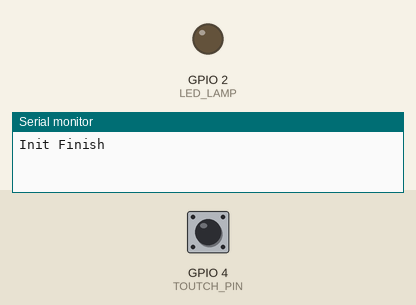
Simulated run of this program. Board: ESP32. Shown: output pins drawn as LEDs (lit = HIGH), the last lines printed to the serial monitor. The inputs (shaded band) are chosen by the test bench; at power-on: GPIO 4 (TOUTCH_PIN) HIGH.

Above: at 1.2 s.
1.3 s: GPIO 4 (TOUTCH_PIN) pulled LOW for 0.15 s
At 1.37 s:
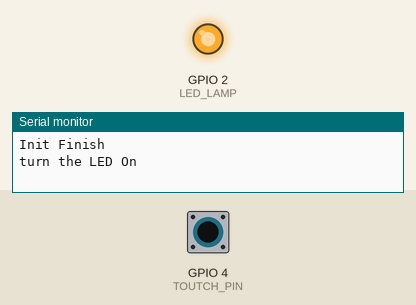
2.9 s: GPIO 4 (TOUTCH_PIN) pulled LOW for 3.2 s
At 7.4 s:
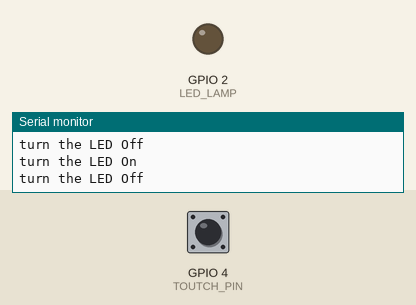
Timing chart, 0 to 8.9 s (numbered marks = the images above; inputs shaded):
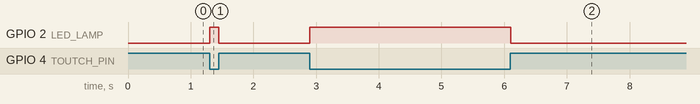

Measured:
- after the input at 1.3 s, GPIO 2 (LED_LAMP): LOW → HIGH at once, → LOW 0.15 s later
- after the input at 2.9 s, GPIO 2 (LED_LAMP): LOW → HIGH at once, → LOW 3.2 s later

The program:

main.cpp
```cpp
#include <Arduino.h>

#define LED_LAMP 2    // ESP32 GPIO 2
#define TOUTCH_PIN 4  // ESP32 GPIO 4

int touch_flag = 0;

void setup() {
    Serial.begin(9600);
    // initialize LED digital pin as an output.
    pinMode(LED_LAMP, OUTPUT);
    // initialize LED LAMP Off.
    digitalWrite(LED_LAMP, LOW);

    Serial.println("Init Finish");
}

void loop() {
    /*
    Serial.println("turn the LED On");
    digitalWrite(LED_LAMP, HIGH);  // turn the LED On (HIGH is the voltage level)
    delay(2000);                   // wait for 2 second

    Serial.println("turn the LED Off");
    digitalWrite(LED_LAMP, LOW);  // turn the LED Off by making the voltage LOW
    delay(2000);                  // wait for 2 second
    */

    if (touchRead(TOUTCH_PIN) > 40) {
        if (touch_flag != LOW) {
            Serial.println("turn the LED Off");
        }
        touch_flag = LOW;
    } else {
        if (touch_flag != HIGH) {
            Serial.println("turn the LED On");
        }
        touch_flag = HIGH;
    }
    digitalWrite(LED_LAMP, touch_flag);

    delay(50);
}
```
